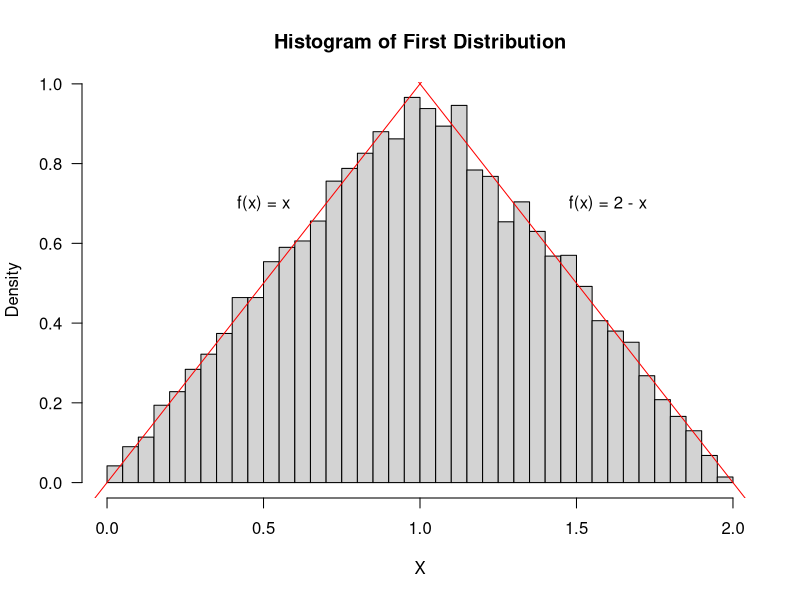
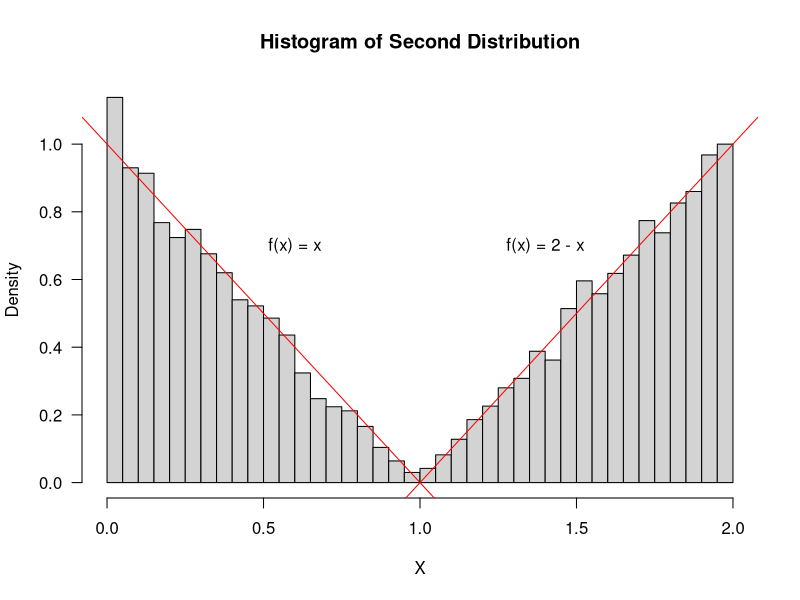
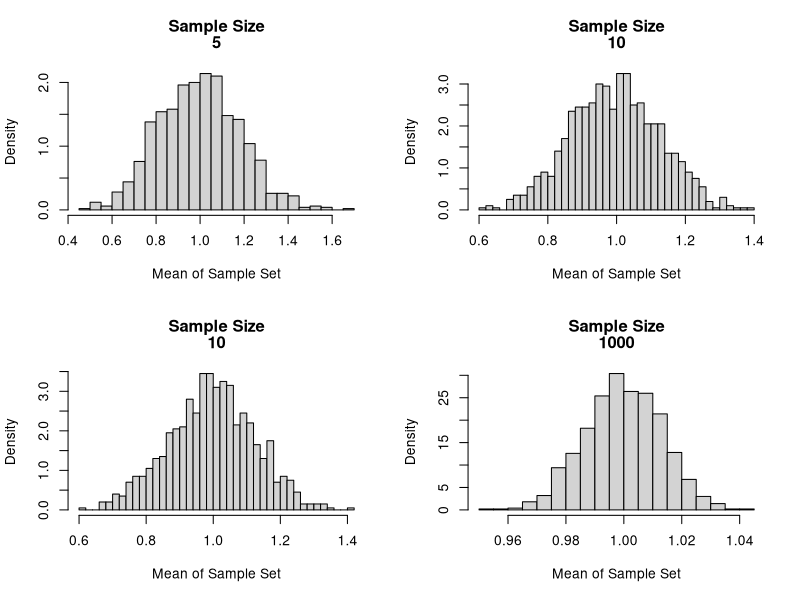
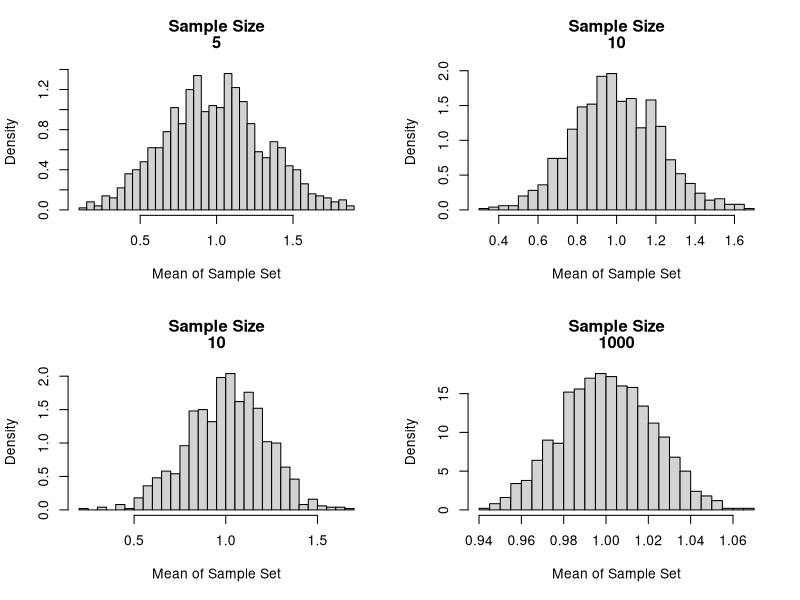

Write R code to recreate these figures, in order.
## ---- chunk 1
distOne <- function(sampleSize){
  draw <- sample(seq(0,2,by=0.01),sampleSize,replace=TRUE,
                  prob=sapply(seq(0,2,by=0.01),function(x) { 
                    if (x >= 0 && x <= 2) {y <- ifelse(x <=1, x, 2-x)  } else {y <- 0 }}))
  return(draw)
}

# example set with 10 elements:

distOne(10)
## ---- chunk 2
distTwo <- function(sampleSize){
  draw <- sample(seq(0,2,by=0.01),sampleSize,replace=TRUE,
                 prob=sapply(seq(0,2,by=0.01),function(x) { 
                   if (x >= 0 && x <= 2) {y <- ifelse(x <=1, 1-x, x-1)  } else {y <- 0 }}))
  return(draw)
}
## ---- chunk 3
drawSamples <- function(sampleSize,numSamples,dist){
  draws <- dist(sampleSize*numSamples) 
  draws <- matrix(draws,sampleSize) 
  return(draws)
}
## ---- chunk 4
drawSamples(10,12,distOne)
## ---- chunk 5
p1 <- drawSamples(10,1000,distOne)
p2 <- drawSamples(10,1000,distTwo)

hist(p1,freq=F,xlab="X",main="Histogram of First Distribution",breaks=30,las=1)
abline(0,1,col="red")
text(0.5,0.7,"f(x) = x")
abline(2,-1,col="red")
text(1.6,0.7,"f(x) = 2 - x")

hist(p2,freq=F,xlab="X",main="Histogram of Second Distribution",breaks=30,las=1)
abline(1,-1,col="red")
text(0.6,0.7,"f(x) = x")
abline(-1,1,col="red")
text(1.4,0.7,"f(x) = 2 - x")
## ---- chunk 6
plotPDF <- function(n,dist){
  draws = dist(n*1000) 
  draws = matrix(draws,n) 
  drawMeans <- apply(draws,2,mean) # Now we calculate the mean of each sample
  hist(drawMeans,freq=F,main=c("Sample Size",n),xlab=c("Mean of Sample Set"),breaks=30)
}
## ---- chunk 7
par(mfrow=c(2,2))
plotPDF(5,distOne)
plotPDF(10,distOne)
plotPDF(10,distOne)
plotPDF(1000,distOne)
## ---- chunk 8
par(mfrow=c(2,2))
plotPDF(5,distTwo)
plotPDF(10,distTwo)
plotPDF(10,distTwo)
plotPDF(1000,distTwo)
